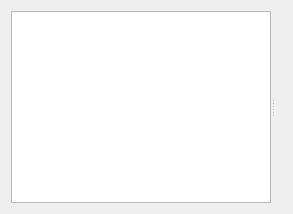
<?xml version="1.0" encoding="UTF-8"?>
<ui version="4.0">
 <class>CrudHubWidget</class>
 <widget class="QWidget" name="CrudHubWidget">
  <layout class="QVBoxLayout" name="verticalLayout">
   <item>
    <widget class="QSplitter" name="splitter">
     <property name="orientation">
      <enum>Qt::Horizontal</enum>
     </property>
     <widget class="QListWidget" name="tableList">
      <property name="minimumSize">
       <size>
        <width>260</width>
        <height>0</height>
       </size>
      </property>
     </widget>
     <widget class="QWidget" name="rightPanel" native="true">
      <layout class="QVBoxLayout" name="rightLayout">
       <item>
        <widget class="QLabel" name="descriptionLabel">
         <property name="wordWrap">
          <bool>true</bool>
         </property>
         <property name="alignment">
          <set>Qt::AlignLeading|Qt::AlignLeft|Qt::AlignTop</set>
         </property>
         <property name="text">
          <string/>
         </property>
        </widget>
       </item>
       <item>
        <widget class="QStackedWidget" name="crudStack">
         <property name="sizePolicy">
          <sizepolicy hsizetype="Preferred" vsizetype="Expanding">
           <horstretch>0</horstretch>
           <verstretch>1</verstretch>
          </sizepolicy>
         </property>
        </widget>
       </item>
      </layout>
     </widget>
    </widget>
   </item>
  </layout>
 </widget>
 <resources/>
 <connections/>
</ui>
